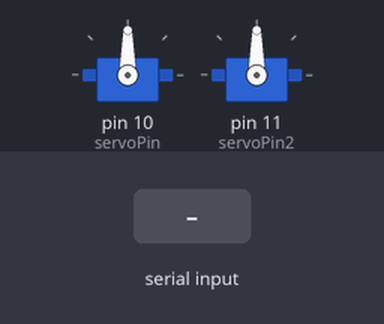
A sketch run on a simulated Arduino Uno, built with avr-gcc and run on an emulated ATmega328P. Parts: 2 × servo. Inputs (shaded band) come from the test bench.

Above: at 1.2 s.
1.3 s: "30,150\n" received over Serial
At 3.5 s:
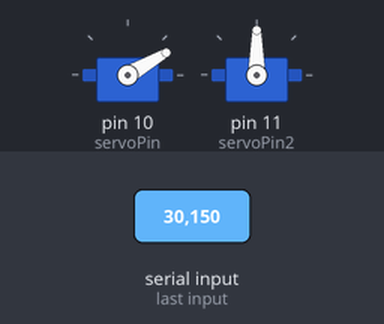
3.8 s: "5\n" received over Serial
At 5.3 s:
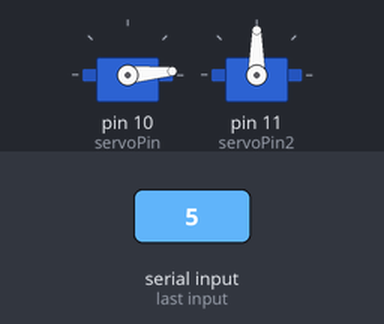
6.2 s: "200\n" received over Serial
At 8.4 s:
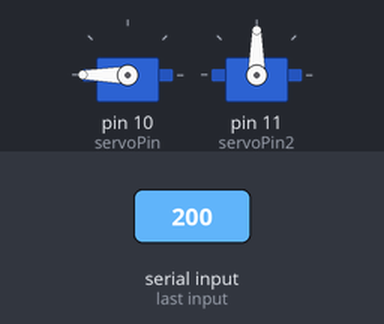
8.7 s: "90,45\n" received over Serial
At 10.3 s:
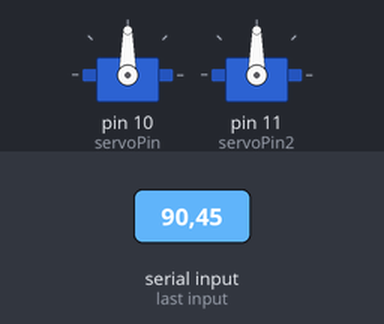
Timing chart, 0 to 11.8 s (numbered marks = the images above; inputs shaded):
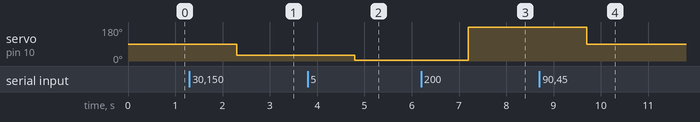

The sketch:

servo_test.ino
```cpp
#include <Servo.h>

Servo myServo;
Servo myServo2;
int servoPin = 10;
int servoPin2 = 11;
String servoPos;
int pos;

void setup() {
    Serial.begin(115200);
    myServo.attach(servoPin);
    myServo2.attach(servoPin2);
    myServo.write(90);
    myServo2.write(90);
}

void loop() {
    if (Serial.available() > 0) {
        servoPos = Serial.readStringUntil('\r');
        pos = servoPos.toInt();
        myServo.write(pos);
        delay(50);

        if (Serial.available() > 0) {
            servoPos = Serial.readStringUntil('\r');
            pos = servoPos.toInt();
            myServo2.write(pos);
            delay(50);
        }
    }
}
```

Measured:
- after the input at 1.3 s, servo on pin 10 (servoPin): 90° → 30° after 1.0 s
- after the input at 3.8 s, servo on pin 10 (servoPin): 30° → 5° after 1.0 s
- after the input at 6.2 s, servo on pin 10 (servoPin): 5° → 180° after 1.0 s
- after the input at 8.7 s, servo on pin 10 (servoPin): 180° → 90° after 1.0 s
